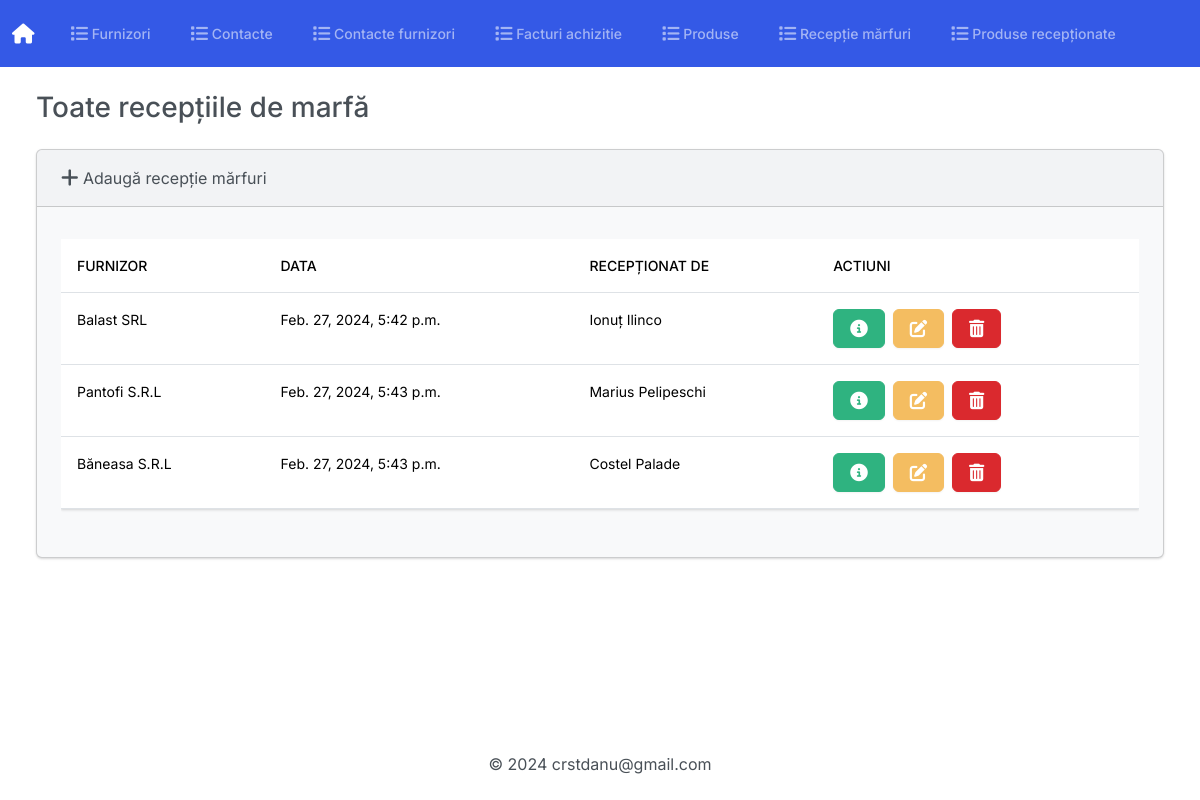
Screenshot of /receptie_marfuri with the database file from the repository.
### Gestiune/models.py (models this page shows)
class ReceptieMarfa(models.Model):
    class Meta:
        verbose_name_plural = 'Receptie Marfuri'
    furnizor = models.ForeignKey(Furnizor, on_delete=models.CASCADE)
    data = models.DateTimeField(auto_now_add=True)
    receptionat_de = models.CharField(max_length=50)

class Furnizor(models.Model):
    class Meta:
        verbose_name_plural = 'Furnizori'
    cui = models.CharField(max_length=9, unique=True)
    nume = models.CharField(max_length=100, default='')
    adresa = models.CharField(max_length=255, default='')
    numar_reg_com = models.CharField(max_length=15, default='')
    telefon = models.CharField(max_length=15, default='')
    def __str__(self):
        return f'{self.nume}'

### Gestiune/views.py (the view)
# urls.py: path('receptie_marfuri', views.index_receptie_marfuri,
def index_receptie_marfuri(request):
    return render(request, 'Gestiune/receptie_marfuri/index.html', {'receptie_marfuri': ReceptieMarfa.objects.all()})

### Gestiune/templates/Gestiune/receptie_marfuri/index.html (shortened to what this page needs)
{% extends "Gestiune/base.html" %}
{% block body %}
<h3 class="m-4">Toate recepțiile de marfă</h3>
<div class="row">
    <div class="col-12">
        {% if receptie_marfuri %}
        <div class="card bg-light ms-4 me-4 mb-4">
            <div class="card-header">
                <a class="nav-link" href="{% url 'adauga_receptie_marfuri' %}">
                    <i class="fa-solid fa-plus fa-lg"></i> Adaugă recepție mărfuri
                </a>
            </div>
            <div class="card-body">
                <p class="card-text">
                <div class="table-responsive">
                    <table class="table table-hover">
                        <thead>
                            <tr>
                                <th scope="col">Furnizor</th>
                                <th scope="col">Data</th>
                                <th scope="col">recepționat de</th>
                                <th scope="col">Actiuni</th>
                            </tr>
                        </thead>
                        <tbody>
                            {% for receptie in receptie_marfuri %}
                            <tr>
                                <td>{{ receptie.furnizor }}</td>
                                <td>{{ receptie.data }}</td>
                                <td>{{ receptie.receptionat_de }}</td>
                                <td>
                                    <button type="button" class="btn btn-success me-1"
                                        href="{% url 'vezi_receptie_marfuri' receptie.id %}" data-bs-toggle="modal"
                                        data-bs-target="#myModal{{receptie.id}}">
                                    </button>
                                    <a class="btn btn-warning me-1"
                                        href="{% url 'editeaza_receptie_marfuri' receptie.id %}">
                                    </a>
                                    <button type="button" class="btn btn-danger" data-bs-toggle="modal"
                                        data-bs-target="#delete{{receptie.id}}">
                                    </button>
                                </td>
                            </tr>
                            {% endfor %}
                        </tbody>
                    </table>
                </div>
                </p>
            </div>
        </div>
        {% else %}
        <h5 class="alert alert-primary ms-4 me-4">Nu sunt înregistrări</h5>
        {% endif %}
    </div>
</div>
{% endblock %}

### rows the page displays
ReceptieMarfa: furnizor "Balast SRL", data "Feb. 27, 2024, 5:42 p.m.", receptionat_de "Ionuț Ilinco"
ReceptieMarfa: furnizor "Pantofi S.R.L", data "Feb. 27, 2024, 5:43 p.m.", receptionat_de "Marius Pelipeschi"
ReceptieMarfa: furnizor "Băneasa S.R.L", data "Feb. 27, 2024, 5:43 p.m.", receptionat_de "Costel Palade"
